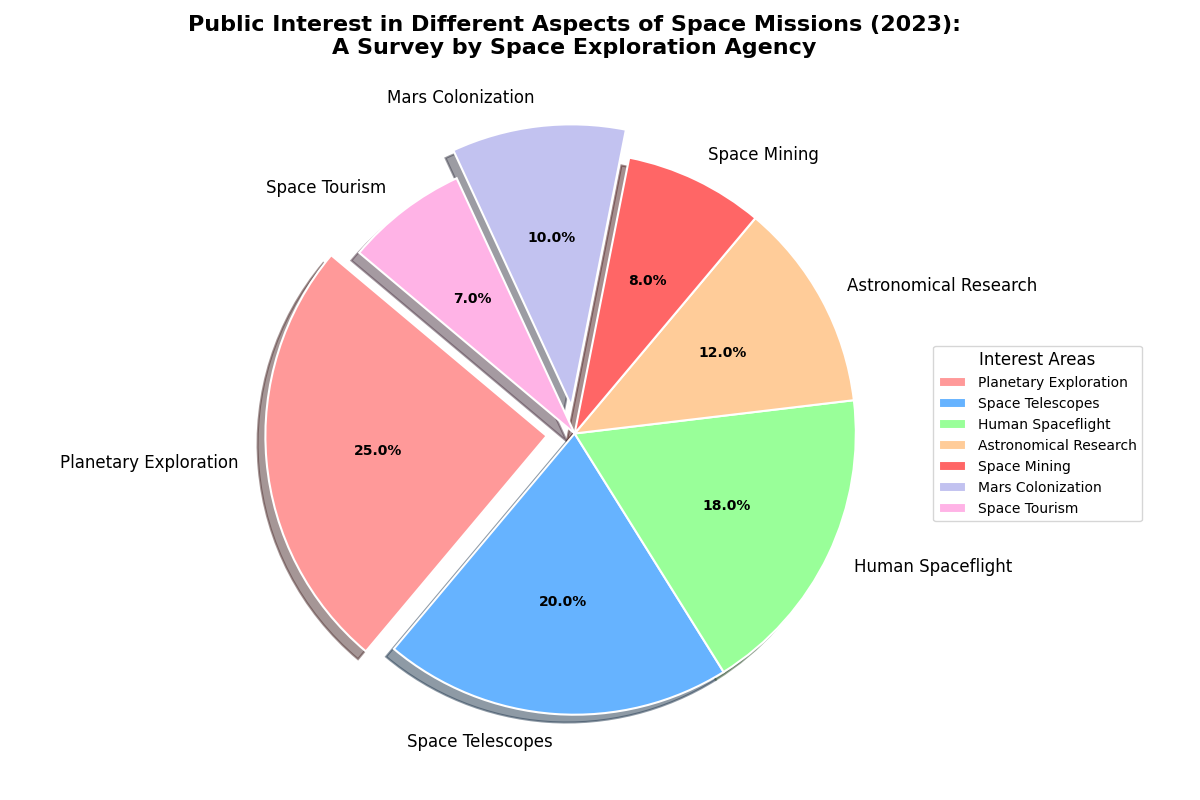

The script that drew this image:
import matplotlib.pyplot as plt

categories = [
    'Planetary Exploration', 
    'Space Telescopes', 
    'Human Spaceflight', 
    'Astronomical Research', 
    'Space Mining',
    'Mars Colonization',
    'Space Tourism'
]
interest = [25, 20, 18, 12, 8, 10, 7]

colors = ['#ff9999', '#66b3ff', '#99ff99', '#ffcc99', '#ff6666', '#c2c2f0', '#ffb3e6']

fig, ax = plt.subplots(figsize=(12, 8), subplot_kw=dict(aspect="equal"))

wedges, texts, autotexts = ax.pie(
    interest,
    labels=categories,
    autopct='%1.1f%%',
    startangle=140,
    colors=colors,
    wedgeprops=dict(edgecolor='white', linewidth=1.5),
    explode=(0.1, 0, 0, 0, 0, 0.1, 0),
    shadow=True
)

for autotext in autotexts:
    autotext.set_color('black')
    autotext.set_fontsize(10)
    autotext.set_fontweight('bold')

for text in texts:
    text.set_fontsize(12)

ax.set_title(
    "Public Interest in Different Aspects of Space Missions (2023):\n"
    "A Survey by Space Exploration Agency",
    fontsize=16, fontweight='bold', pad=20
)

ax.legend(
    wedges, categories, 
    title="Interest Areas", loc='center left', bbox_to_anchor=(1, 0, 0.5, 1),
    fontsize=10, title_fontsize='12'
)

plt.tight_layout()
plt.show()
